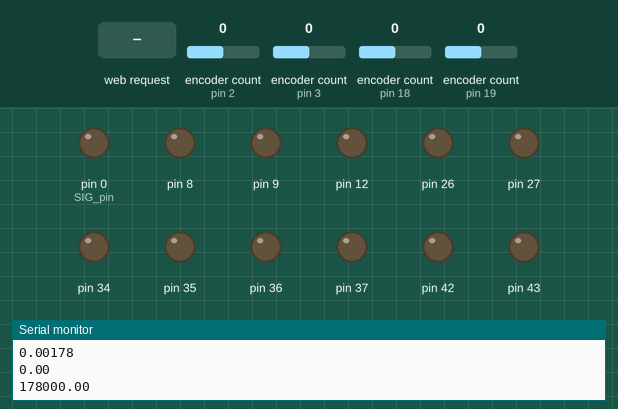
Recording of a sketch running on a simulated Arduino Mega 2560, built with avr-gcc and run on an emulated ATmega2560. Parts: output pins drawn as LEDs (lit = HIGH), the last lines printed to the serial monitor. The test bench sets the inputs (shaded band); at power-on: encoder count (sensors on pin 2, pin 3, pin 18, pin 19) 0. WiFi joins after 1.5 s; servers stay silent unless stated; pins used as bus, display or sensor lines are not drawn.

Above: at 2.7 s.
2.8 s: HTTP request GET /basic? received
At 3.1 s:
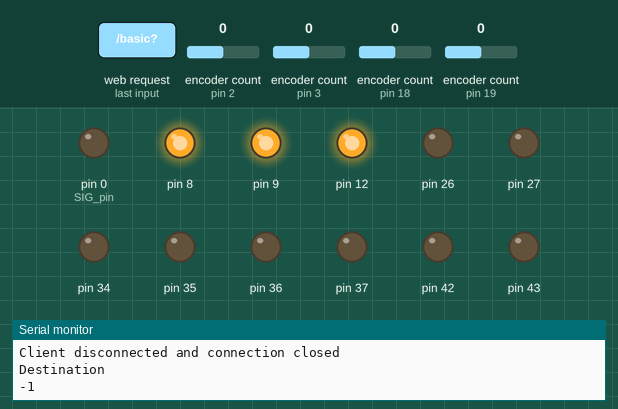
4.3 s: HTTP request GET /pid? received
5.8 s: HTTP request GET /fuzzy? received
Timing chart, 0 to 8.8 s (numbered marks = the images above; inputs shaded):
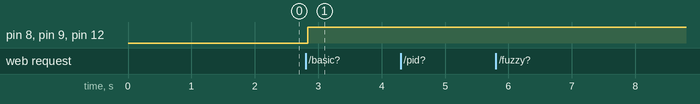

Measured:
- after the input at 2.8 s, pin 8, pin 9, pin 12: LOW → HIGH at once

The sketch:

smart_trolley.ino
```cpp
#include <Wire.h>
#include <SPI.h>
#include <MFRC522.h>
#include <Encoder.h>
#include <WiFiEspAT.h>

WiFiServer server(80);
float Kp = 0.107;  // proportional
float Ki = 0.00178;   // integral
float Kd = 0.136;  // derivate
String use = "fuzzy";
bool fuzzyWithKi = true;

String pathEasy = "1113111";
String pathMedium = "11131113113113131";
String pathHard = "11131311141141413113131";
String predeterminedPath = "";

char lastPosition = '\0';
long accError = 0;
long cumError = 0;
int iter_count = 0;
//Variable for PID
int previousError = 0;
long I = 0;
//

//Fuzzy
#include "FuzzySet.h"

//Error fuzzyset
FuzzySet* GE = new FuzzySet(0, 0, 200, 600);
FuzzySet* NE = new FuzzySet(300, 1000, 1000, 1700);
FuzzySet* BE = new FuzzySet(1400, 2000, 2400, 2400);

//DeltaError fuzzyset
FuzzySet* GDE = new FuzzySet(-200, -200, -100, 0);
FuzzySet* NDE = new FuzzySet(-50, 0, 0, 50);
FuzzySet* BDE = new FuzzySet(0, 100, 200, 200);

//SigmaError fuzzyset
FuzzySet* SSE = new FuzzySet(0, 0, 4000, 9000);
FuzzySet* MSE = new FuzzySet(6500, 12000, 12000, 17500);
FuzzySet* BSE = new FuzzySet(15000, 20000, 24000, 24000);

//Kp Fuzzyset
FuzzySet* smallKp = new FuzzySet(1, 1, 5, 8);
FuzzySet* mediumKp = new FuzzySet(5, 8, 14, 16);
FuzzySet* highKp = new FuzzySet(14, 16, 20, 20);
const int Kp_scaler = 100;

//Kd Fuzzyset
FuzzySet* smallKd = new FuzzySet(0, 0, 3, 7);
FuzzySet* mediumKd = new FuzzySet(5, 10, 10, 15);
FuzzySet* highKd = new FuzzySet(13, 17, 20, 20);
const int Kd_scaler = 100;

//Ki Fuzzyset
FuzzySet* smallKi = new FuzzySet(0, 0, 3, 7);
FuzzySet* mediumKi = new FuzzySet(5, 9, 9, 12);
FuzzySet* highKi = new FuzzySet(11, 15, 18, 18);
const int Ki_scaler = 10000;
//

#define SS_PIN 53
#define RST_PIN 5
MFRC522 rfid(SS_PIN, RST_PIN); // Instance of the class
MFRC522::MIFARE_Key key;

//This code below is for controlling motor
class SPDMotor {
  public:
  SPDMotor( int encoderA, int encoderB, bool encoderReversed, int motorPWM, int motorDir1, int motorDir2 );
  void speed( int pwm );

  private:
    Encoder *_encoder;
    bool _encoderReversed;
    int _motorPWM, _motorDir1, _motorDir2;

    // Current speed setting.
    int _speed;
};

SPDMotor::SPDMotor( int encoderA, int encoderB, bool encoderReversed, int motorPWM, int motorDir1, int motorDir2 ) {
  _encoder = new Encoder(encoderA, encoderB);
  _encoderReversed = encoderReversed;

  _motorPWM = motorPWM;
  pinMode( _motorPWM, OUTPUT );
  _motorDir1 = motorDir1;
  pinMode( _motorDir1, OUTPUT );
  _motorDir2 = motorDir2;
  pinMode( _motorDir2, OUTPUT );
}

int maximum_speed = 80;
void SPDMotor::speed( int speedPWM ) {
  _speed = speedPWM;
  if( speedPWM == 0 ) {
    digitalWrite(_motorDir1,LOW);
    digitalWrite(_motorDir2,LOW);
    analogWrite( _motorPWM, 255);
  } else if( speedPWM > 0 ) {
    digitalWrite(_motorDir1, LOW );
    digitalWrite(_motorDir2, HIGH );
    analogWrite( _motorPWM, speedPWM < maximum_speed ? speedPWM : maximum_speed);
  } else if( speedPWM < 0 ) {
    digitalWrite(_motorDir1, HIGH );
    digitalWrite(_motorDir2, LOW );
    analogWrite( _motorPWM, (-speedPWM) < maximum_speed ? (-speedPWM): maximum_speed);
  }
}

//Motor/Servo declaration
SPDMotor *motorLF = new SPDMotor(18, 31, true, 12, 34, 35); // <- Encoder reversed to make +position measurement be forward.
SPDMotor *motorRF = new SPDMotor(19, 38, false, 8, 36, 37); // <- NOTE: Motor Dir pins reversed for opposite operation
SPDMotor *motorLR = new SPDMotor( 3, 49, true,  9, 43, 42); // <- Encoder reversed to make +position measurement be forward.
SPDMotor *motorRR = new SPDMotor( 2, 23, false, 5, 27, 26); // <- NOTE: Motor Dir pins reversed for opposite operation

int speed_multiplier = 1;
int base_speed = 50;

//Setting speed for each wheel
void moveForward() {
  motorLF->speed(base_speed * speed_multiplier);
  motorLR->speed(base_speed * speed_multiplier);
  motorRF->speed(base_speed * speed_multiplier - 3);
  motorRR->speed(base_speed * speed_multiplier - 3);
}
void moveBackward() {
  motorLF->speed(-base_speed * speed_multiplier + 5);
  motorLR->speed(-base_speed * speed_multiplier + 5);
  motorRF->speed(-base_speed * speed_multiplier - 1.5);
  motorRR->speed(-base_speed * speed_multiplier - 1.5);
}
void moveSidewaysRight() {
  motorLF->speed(base_speed * speed_multiplier + 1);
  motorLR->speed(-base_speed * speed_multiplier + 4);
  motorRF->speed(-base_speed * speed_multiplier + 1);
  motorRR->speed(base_speed * speed_multiplier + 2);
}
void moveSidewaysLeft() {
  motorLF->speed(-base_speed * speed_multiplier - 2.5);
  motorLR->speed(base_speed * speed_multiplier - 4);
  motorRF->speed(base_speed * speed_multiplier - 2.5);
  motorRR->speed(-base_speed * speed_multiplier + 4);
}
void moveRightForward() {
  motorLF->speed(base_speed * speed_multiplier + 2);
  motorLR->speed(0);
  motorRF->speed(0);
  motorRR->speed(base_speed * speed_multiplier - 5);
}
void moveLeftForward() {
  motorLF->speed(0);
  motorLR->speed(base_speed * speed_multiplier - 1);
  motorRF->speed(base_speed * speed_multiplier);
  motorRR->speed(0);
}
void moveRightBackward() {
  motorLF->speed(0);
  motorLR->speed(-base_speed * speed_multiplier);
  motorRF->speed(-base_speed * speed_multiplier);
  motorRR->speed(0);
}
void moveLeftBackward() {
  motorLF->speed(-base_speed * speed_multiplier - 3);
  motorLR->speed(0);
  motorRF->speed(0);
  motorRR->speed(-base_speed * speed_multiplier + 3);
}

void spinRight()
{
  motorLF->speed(base_speed * speed_multiplier);
  motorLR->speed(base_speed * speed_multiplier);
  motorRF->speed(-base_speed * speed_multiplier);
  motorRR->speed(-base_speed * speed_multiplier);

//  MOTORA_FORWARD(Motor_PWM);MOTORB_BACKOFF(Motor_PWM);
//  MOTORC_FORWARD(Motor_PWM);MOTORD_BACKOFF(Motor_PWM);
 }
void spinLeft()
{
  motorLF->speed(-base_speed * speed_multiplier);
  motorLR->speed(-base_speed * speed_multiplier);
  motorRF->speed(base_speed * speed_multiplier);
  motorRR->speed(base_speed * speed_multiplier);
//  MOTORA_BACKOFF(Motor_PWM);MOTORB_FORWARD(Motor_PWM);
//  MOTORC_BACKOFF(Motor_PWM);MOTORD_FORWARD(Motor_PWM);
 }
void stopMoving() {
  motorLF->speed(0);
  motorLR->speed(0);
  motorRF->speed(0);
  motorRR->speed(0);
}

String receivedDirection;
int index;
int hasDirection;

// rotate

//Mux control pins
int s0 = 41;
int s1 = 40;
int s2 = 33;
int s3 = 32;

//Mux in "SIG" pin
int SIG_pin = 0;

int isRotate = 0;
int controlPin[] = {s0, s1, s2, s3};

int muxChannel[16][4]={
  {0,0,0,0}, //channel 0
  {0,1,0,0}, //channel 2
  {1,0,0,0}, //channel 1
  {1,1,0,0}, //channel 3
  {0,0,1,0}, //channel 4
  {0,1,1,0}, //channel 5
  {1,0,1,0}, //channel 6
  {1,1,1,0}, //channel 7
  {0,0,0,1}, //channel 8
  {0,1,0,1}, //channel 9
  {1,0,0,1}, //channel 10
  {1,1,0,1}, //channel 11
  {0,0,1,1}, //channel 12
  {1,1,1,1},  //channel 15
  {0,1,1,1}, //channel 14
  {1,0,1,1} //channel 13
};

void setupRotate(){
  pinMode(s0, OUTPUT);
  pinMode(s1, OUTPUT);
  pinMode(s2, OUTPUT);
  pinMode(s3, OUTPUT);

  digitalWrite(s0, LOW);
  digitalWrite(s1, LOW);
  digitalWrite(s2, LOW);
  digitalWrite(s3, LOW);

  pinMode(SIG_pin, OUTPUT);// set SIG pin as output
  digitalWrite(SIG_pin, LOW); // set SIG sends what should be the output
}

const int black = 600;
bool sensorOnBlack(int val){
  return val >= black;
}

bool rotating = false;
void rotateRobot(){
  if(isRotate == 1){
    spinLeft();
  }
  if(isRotate == 2){
    spinRight();
  }

  int rotateSensors[16];
  for(int i = 0; i < 14; i++){
    for(int j = 0; j < 4; j++){
      digitalWrite(controlPin[j], muxChannel[i][j]);
    }
    rotateSensors[i] = analogRead(SIG_pin);
  }

  if(!rotating){

    bool ro = true;
    for(int i = 0; i < 2; i++){
      int val;
      if(isRotate == 1) val = rotateSensors[7 + i];
      if(isRotate == 2) val = rotateSensors[6 - i];
      ro = ro && !sensorOnBlack(val);
    }

    rotating = ro;
  }

  if(rotating){
    bool flag = 1;
    bool flag2 = 1;
    for(int i = 0; i < 14; i++){
      int val = rotateSensors[i];
//      if(i >= 6 && i <= 7) flag = flag && sensorOnBlack(val);
      if(isRotate == 2 && i >= 5 && i <= 6) flag = flag && sensorOnBlack(val);
      if(isRotate == 1 && i >= 7 && i <= 8) flag = flag && sensorOnBlack(val);
      flag2 = flag2 && !sensorOnBlack(val);
    }

    if(flag2){
      stopMoving();
    }

    if(flag){
      isRotate = 0;
      index++;
      rotating = false;
      previousError = I = 0;
      stopMoving();
    }
  }
}
//rotate

String getValue(String data, char separator, int index)
{
  int found = 0;
  int strIndex[] = {0, -1};
  int maxIndex = data.length()-1;

  for(int i=0; i<=maxIndex && found<=index; i++){
    if(data.charAt(i)==separator || i==maxIndex){
        found++;
        strIndex[0] = strIndex[1]+1;
        strIndex[1] = (i == maxIndex) ? i+1 : i;
    }
  }

  return found>index ? data.substring(strIndex[0], strIndex[1]) : "";
}

int prevRFID = 0;

void setupWiFi(){
  Serial3.begin(115200);
  WiFi.init(Serial3);

  if (WiFi.status() == WL_NO_MODULE) {
    Serial.println("Communication with WiFi module failed! Please reset!");
    while (true);
  }

  WiFi.begin("TrojanCovid19", "Muffin2010");
  Serial.println("Waiting for connection to WiFi");
  while (WiFi.status() != WL_CONNECTED) {
    delay(1000);
    Serial.print('.');
  }
  Serial.println();

  server.begin();

  IPAddress ip = WiFi.localIP();
  Serial.println();
  Serial.println("Connected to WiFi network.");
  Serial.print("To access the server, enter \"http://");
  Serial.print(ip);
  Serial.println("/\" in web browser.");
}

void setup(void) {
  setupRotate();
  setupFuzzy();
  SPI.begin(); // Init SPI bus
  rfid.PCD_Init(); // Init MFRC522

  receivedDirection = "";
  hasDirection = 0;
  if(!predeterminedPath.equalsIgnoreCase("")){
    receivedDirection = predeterminedPath;
    hasDirection = 1;
  }
//  use = "basic";
  iter_count = 0;
  index = 0;
  accError = 0;
  prevRFID = 0;
  cumError = 0;
//  Kp = Ki = Kd = 0;

  Serial.begin(115200);
  while (!Serial);

  setupWiFi();
  Serial.println("Setup Completed");
  Serial.println(Ki);
  Serial.println(String(Ki,5));
  Serial.println(0.0001);
  Serial.println(Ki*100000000);
}

void loop(void) {
//  delay(150);
//  receiveDirection();

  receiveDirectionFromWiFi();
  followDirection();
//  PID_Control();

//    spinLeft();

//  for(int i = 0; i < 14; i++){
//    for(int j = 0; j < 4; j++){
//      digitalWrite(controlPin[j], muxChannel[i][j]);
//    }
//    Serial.print(analogRead(SIG_pin));
//    Serial.print("|");
//    Serial.print(i);
//    Serial.print(" ");
//  }
//  Serial.println("");
}

void receiveDirectionFromWiFi(){
  WiFiClient client = server.available();

  if (client) {
    IPAddress ip = client.remoteIP();
    Serial.print("new client with ip: ");
    Serial.println(ip);
    String url = "";
    String path = "";
    String body = "";
    String clientStr = "HTTP/1.1 200 OK\nContent-Type: text/html\nConnection: close\n";

    while (client.connected()) {
      if (client.available()) {
        String line = client.readStringUntil('\n');
        line.trim();
        Serial.println(line);

        if(hasDirection != 1){
            url = getValue(getValue(line, ' ', 1), '?', 1);
            path = getValue(getValue(url, '&', 0), '=', 1);
          if(line.startsWith("GET /basic?")){
            use = "basic";
            Kp = getValue(getValue(url, '&', 1), '=', 1).toFloat();
            body = "RECEIVED PATH: " + path + " | Proportionality: " + String(Kp,5);
          }else if(line.startsWith("GET /pid?")){
            use = "pid";
            Kp = getValue(getValue(url, '&', 1), '=', 1).toFloat();
            Ki = getValue(getValue(url, '&', 2), '=', 1).toFloat();
            Kd = getValue(getValue(url, '&', 3), '=', 1).toFloat();
            body = "RECEIVED PATH: " + path + " | KP KI KD: " + String(Kp,5) + " " + String(Ki,5) + " " + String(Kd,5);
          }else if(line.startsWith("GET /fuzzy?")){
            use = "fuzzy";
            body = "RECEIVED PATH: " + path + " | Use Fuzzy";
          }
          receivedDirection = path;
          hasDirection = 1;
          Serial.println("BODY: " + body);
        }

        if (line.length() == 0) {
          client.println(clientStr);
          client.println("<!DOCTYPE HTML>");
          client.println("<html>");
          client.println(body);
          client.println("</html>");
          client.flush();
          break;
        }
      }
    }

    client.stop();
    Serial.println("Client disconnected and connection closed");
  }
}

void receiveDirection(){
  if(!Serial2.available() || hasDirection) return;
  receivedDirection = "";

  while(Serial2.available()){
    receivedDirection += ((byte)Serial2.read());
    delay(25);
  }
  Serial.print("Received Direction: ");
  Serial.println(receivedDirection);

  hasDirection = 1;
}

void resetAll(){
  receivedDirection = "";
  hasDirection = 0;
  index = 0;
  accError = 0;
  cumError = 0;
  stopMoving();
  prevRFID = 0;
  iter_count = 0;
  Kp = 0.107;
  Ki = 0.00178;
  Kd = 0.136;
}

void followDirection(){
  if(!hasDirection) return;

  char moveDirection = convertRFIDValueToDirection();

//  Serial.println(moveDirection);
//  Serial.print("AE: ");
//  Serial.println(accError);
//  Serial.print("CE: ");
//  Serial.println(cumError);
//  Serial.println(isRotate);

  if(isRotate != 0){
    rotateRobot();
    return;
  }

  if(moveDirection == '1'){
    PID_Control();
  }
  if(moveDirection == '2'){
  }
  if(moveDirection == '3'){
//    lineFollowHorizontal(true);
    isRotate = 2;
  }
  if(moveDirection == '4'){
//    lineFollowHorizontal(false);
    isRotate = 1;
  }

//  bool flag = emergencyFlag(moveDirection - '0' - 1);
//  Serial.print(moveDirection - '0' - 1);
//  Serial.println(flag);
//  if(moveDirection == '5' || flag){
//    stopMoving();
//  }

  if(index >= receivedDirection.length()){
    Serial.println("Destination");
    Serial.println(cumError / iter_count);
    resetAll();
  }
}

char convertRFIDValueToDirection(){
  if (!rfid.PICC_IsNewCardPresent() || !rfid.PICC_ReadCardSerial()) return receivedDirection[index];
  int value = rfid.uid.uidByte[1];
  if(prevRFID == value) return receivedDirection[index];
  prevRFID = value;
  char currentLocation = generateLocationFromRFID(value);
  lastPosition = currentLocation;

//  Serial.println(currentLocation);
//  Serial.println();

  // Halt PICC
  rfid.PICC_HaltA();
  // Stop encryption on PCD
  rfid.PCD_StopCrypto1();

  if(value) index++;
  return receivedDirection[index];
}

char generateLocationFromRFID(int value){
  switch(value){
    case 113: return 'A';
    case 123: return 'B';
    case 141: return 'C';
    case 164: return 'D';
    case 124: return 'E';
    case 137: return 'F';
    case 159: return 'G';
    case 154: return 'H';
    case 111: return 'I';
    case 122: return 'J';
    case 126: return 'K';
    case 172: return 'L';
    case 180: return 'M';
    case 196: return 'N';
    case 192: return 'O';
    case 188: return 'P';
  }

  return '\0';
}

//Fuzzy Logic
#include "FuzzyRule.h"
#include "FuzzyComposition.h"
#include "Fuzzy.h"
#include "FuzzyRuleConsequent.h"
#include "FuzzyOutput.h"
#include "FuzzyInput.h"
#include "FuzzyIO.h"
#include "FuzzyRuleAntecedent.h"

Fuzzy* fuzzy = new Fuzzy();
Fuzzy* fuzzy2 = new Fuzzy();

void fuzzyRuleBase();
void setupFuzzy(){
  //inputs
  FuzzyInput* error = new FuzzyInput(1);
  error->addFuzzySet(BE);
  error->addFuzzySet(NE);
  error->addFuzzySet(GE);
  fuzzy->addFuzzyInput(error);
  fuzzy2->addFuzzyInput(error);

  FuzzyInput* deltaError = new FuzzyInput(2);
  deltaError->addFuzzySet(BDE);
  deltaError->addFuzzySet(NDE);
  deltaError->addFuzzySet(GDE);
  fuzzy->addFuzzyInput(deltaError);

  FuzzyInput* sigmaError = new FuzzyInput(2);
  sigmaError->addFuzzySet(SSE);
  sigmaError->addFuzzySet(MSE);
  sigmaError->addFuzzySet(BSE);
  fuzzy2->addFuzzyInput(sigmaError);

  //outputs
  FuzzyOutput* fuzzyKd = new FuzzyOutput(1);
  fuzzyKd->addFuzzySet(smallKd);
  fuzzyKd->addFuzzySet(mediumKd);
  fuzzyKd->addFuzzySet(highKd);
  fuzzy->addFuzzyOutput(fuzzyKd);

  FuzzyOutput* fuzzyKi = new FuzzyOutput(1);
  fuzzyKi->addFuzzySet(smallKi);
  fuzzyKi->addFuzzySet(mediumKi);
  fuzzyKi->addFuzzySet(highKi);
  fuzzy2->addFuzzyOutput(fuzzyKi);

  fuzzyRuleBase();
}

void fuzzyRuleBase(){
  FuzzyRuleAntecedent* GE_GDE = new FuzzyRuleAntecedent();
  FuzzyRuleAntecedent* GE_NDE = new FuzzyRuleAntecedent();
  FuzzyRuleAntecedent* GE_BDE = new FuzzyRuleAntecedent();
  FuzzyRuleAntecedent* NE_GDE = new FuzzyRuleAntecedent();
  FuzzyRuleAntecedent* NE_NDE = new FuzzyRuleAntecedent();
  FuzzyRuleAntecedent* NE_BDE = new FuzzyRuleAntecedent();
  FuzzyRuleAntecedent* BE_GDE = new FuzzyRuleAntecedent();
  FuzzyRuleAntecedent* BE_NDE = new FuzzyRuleAntecedent();
  FuzzyRuleAntecedent* BE_BDE = new FuzzyRuleAntecedent();

  FuzzyRuleAntecedent* GE_SSE = new FuzzyRuleAntecedent();
  FuzzyRuleAntecedent* GE_MSE = new FuzzyRuleAntecedent();
  FuzzyRuleAntecedent* GE_BSE = new FuzzyRuleAntecedent();
  FuzzyRuleAntecedent* NE_SSE = new FuzzyRuleAntecedent();
  FuzzyRuleAntecedent* NE_MSE = new FuzzyRuleAntecedent();
  FuzzyRuleAntecedent* NE_BSE = new FuzzyRuleAntecedent();
  FuzzyRuleAntecedent* BE_SSE = new FuzzyRuleAntecedent();
  FuzzyRuleAntecedent* BE_MSE = new FuzzyRuleAntecedent();
  FuzzyRuleAntecedent* BE_BSE = new FuzzyRuleAntecedent();


  GE_GDE->joinWithAND(GE, GDE);
  GE_NDE->joinWithAND(GE, NDE);
  GE_BDE->joinWithAND(GE, BDE);
  NE_GDE->joinWithAND(NE, GDE);
  NE_NDE->joinWithAND(NE, NDE);
  NE_BDE->joinWithAND(NE, BDE);
  BE_GDE->joinWithAND(BE, GDE);
  BE_NDE->joinWithAND(BE, NDE);
  BE_BDE->joinWithAND(BE, BDE);

  GE_SSE->joinWithAND(GE, SSE);
  GE_MSE->joinWithAND(GE, MSE);
  GE_BSE->joinWithAND(GE, BSE);
  NE_SSE->joinWithAND(NE, SSE);
  NE_MSE->joinWithAND(NE, MSE);
  NE_BSE->joinWithAND(NE, BSE);
  BE_SSE->joinWithAND(BE, SSE);
  BE_MSE->joinWithAND(BE, MSE);
  BE_BSE->joinWithAND(BE, BSE);


  FuzzyRuleConsequent* THEN_smallKd = new FuzzyRuleConsequent();
  FuzzyRuleConsequent* THEN_mediumKd = new FuzzyRuleConsequent();
  FuzzyRuleConsequent* THEN_highKd = new FuzzyRuleConsequent();
  FuzzyRuleConsequent* THEN_smallKi = new FuzzyRuleConsequent();
  FuzzyRuleConsequent* THEN_mediumKi = new FuzzyRuleConsequent();
  FuzzyRuleConsequent* THEN_highKi = new FuzzyRuleConsequent();

  THEN_smallKd->addOutput(smallKd);
  THEN_mediumKd->addOutput(mediumKd);
  THEN_highKd->addOutput(highKd);
  THEN_smallKi->addOutput(smallKi);
  THEN_mediumKi->addOutput(mediumKi);
  THEN_highKi->addOutput(highKi);


  int ruleCount = 9;
  FuzzyRuleAntecedent* ra[ruleCount] = {
    GE_GDE,
    GE_NDE,
    GE_BDE,
    NE_GDE,
    NE_NDE,
    NE_BDE,
    BE_GDE,
    BE_NDE,
    BE_BDE,
  };

  FuzzyRuleAntecedent* ra1[ruleCount] = {
    GE_SSE,
    GE_MSE,
    GE_BSE,
    NE_SSE,
    NE_MSE,
    NE_BSE,
    BE_SSE,
    BE_MSE,
    BE_BSE,
  };

  FuzzyRuleConsequent* rc[ruleCount] = {
    THEN_smallKd,
    THEN_smallKd,
    THEN_mediumKd,
    THEN_smallKd,
    THEN_mediumKd,
    THEN_mediumKd,
    THEN_smallKd,
    THEN_mediumKd,
    THEN_highKd,
  };
  FuzzyRuleConsequent* rc1[ruleCount] = {
    THEN_mediumKi,
  THEN_smallKi,
  THEN_smallKi,
  THEN_mediumKi,
  THEN_mediumKi,
  THEN_highKi,
  THEN_mediumKi,
  THEN_mediumKi,
  THEN_highKi,
  };

  for(int i = 0; i < ruleCount; i++){
    FuzzyRule* newRule = new FuzzyRule(i + 1, ra[i], rc[i]);
    fuzzy->addFuzzyRule(newRule);
  }
  for(int i = 0; i < ruleCount; i++){
    FuzzyRule* newRule = new FuzzyRule(i + 1, ra1[i], rc1[i]);
    fuzzy2->addFuzzyRule(newRule);
  }
}
// end Fuzzy Logic

//PID

// Variables for Error inputs
int leftCount = 4;
int rightCount = 4;
// Variables for PID Control

int PIDvalue = 0;
int error = 0;
int P = 0;
int D = 0;
// Gain constants

int frontSensor = 0;

int getError(){
  frontSensor = 0;

  int leftSensor = 0;
  for(int i = 0; i < leftCount; i++){
    for(int j = 0; j < 4; j++){
      digitalWrite(controlPin[j], muxChannel[6 - i][j]);
    }
    int val = analogRead(SIG_pin);
      val = val > 850 ? 850 : val;
      val = val < 550 ? 550 : val;
    frontSensor += val >= black;

    if(i != 0) val *= (i + 1);
    leftSensor += val;
  }

  int rightSensor = 0;
  for(int i = 0; i < rightCount; i++){
    for(int j = 0; j < 4; j++){
      digitalWrite(controlPin[j], muxChannel[7 + i][j]);
    }
    int val = analogRead(SIG_pin);
      val = val > 850 ? 850 : val;
      val = val < 550 ? 550 : val;
    frontSensor += val >= black;

    if(i != 0) val *= (i + 1);
    rightSensor += val;
  }
  int err = rightSensor-leftSensor;
//  Serial.print("ERRRRRRRRRR: ");
//  Serial.println(frontSensor);
  accError = accError + (err < 0? -err : err);
  cumError += err;
  return err;
}

int calcPID(int error, int previousError){
  P = error;
  I = I + error;
  D = error - previousError;

  //fuzzy
    if(use.equalsIgnoreCase("fuzzy")){
      fuzzy->setInput(1, P < 0 ? -P : P);
      fuzzy->setInput(2, P < 0 ? -D : D);

      fuzzy->fuzzify();

      if(fuzzyWithKi){
        fuzzy2->setInput(1, P < 0 ? -P : P);
        fuzzy2->setInput(2, I < 0 ? -I : I);

        fuzzy2->fuzzify();
      }

      Kd = (double)fuzzy->defuzzify(1) / Kd_scaler;
      if(fuzzyWithKi) Ki = (double)fuzzy2->defuzzify(1) / Ki_scaler;
      else Ki = 0;
    }
  //
  int pid = (Kp*P);
  if(!use.equalsIgnoreCase("basic"))  pid += (Ki*I) + (Kd*D);

  return pid;
};

void moveForwardPID(int deltaSpeed) {
  motorLF->speed(base_speed + deltaSpeed);
  motorLR->speed(base_speed + deltaSpeed);
  motorRF->speed(base_speed - deltaSpeed);
  motorRR->speed(base_speed - deltaSpeed);
}

void adjustMoveForwardBasic(int deltaSpeed) {
  motorLF->speed(base_speed + deltaSpeed);
  motorLR->speed(base_speed + deltaSpeed);
  motorRF->speed(base_speed - deltaSpeed);
  motorRR->speed(base_speed - deltaSpeed);
}

void moveForwardBasic(int error){
  if(error > 100) adjustMoveForwardBasic(15);
  else if(error < -100) adjustMoveForwardBasic(-15);
  else moveForward();
}

void PID_Control(){
  int error = getError();
  int deltaSpeed = calcPID(error, previousError);
  Serial.print("DATA,TIMER,");
  Serial.print(error);
//  Serial.print(",");
//  Serial.print(I);
//  Serial.print(",");
//  Serial.print(D);
//  Serial.print(",");
//  Serial.print(Kp * P);
//  Serial.print(",");
//  Serial.print(Ki * I);
//  Serial.print(",");
//  Serial.print(Kd * D);
//  Serial.print(",");
//  Serial.print(cumError);
  Serial.println("");
  cumError += error < 0 ? -error : error;
  iter_count++;
  previousError = error;

//  Serial.println(deltaSpeed);
  if(!frontSensor) stopMoving(); else
  moveForwardPID(deltaSpeed);

  delay(25);
}
```
